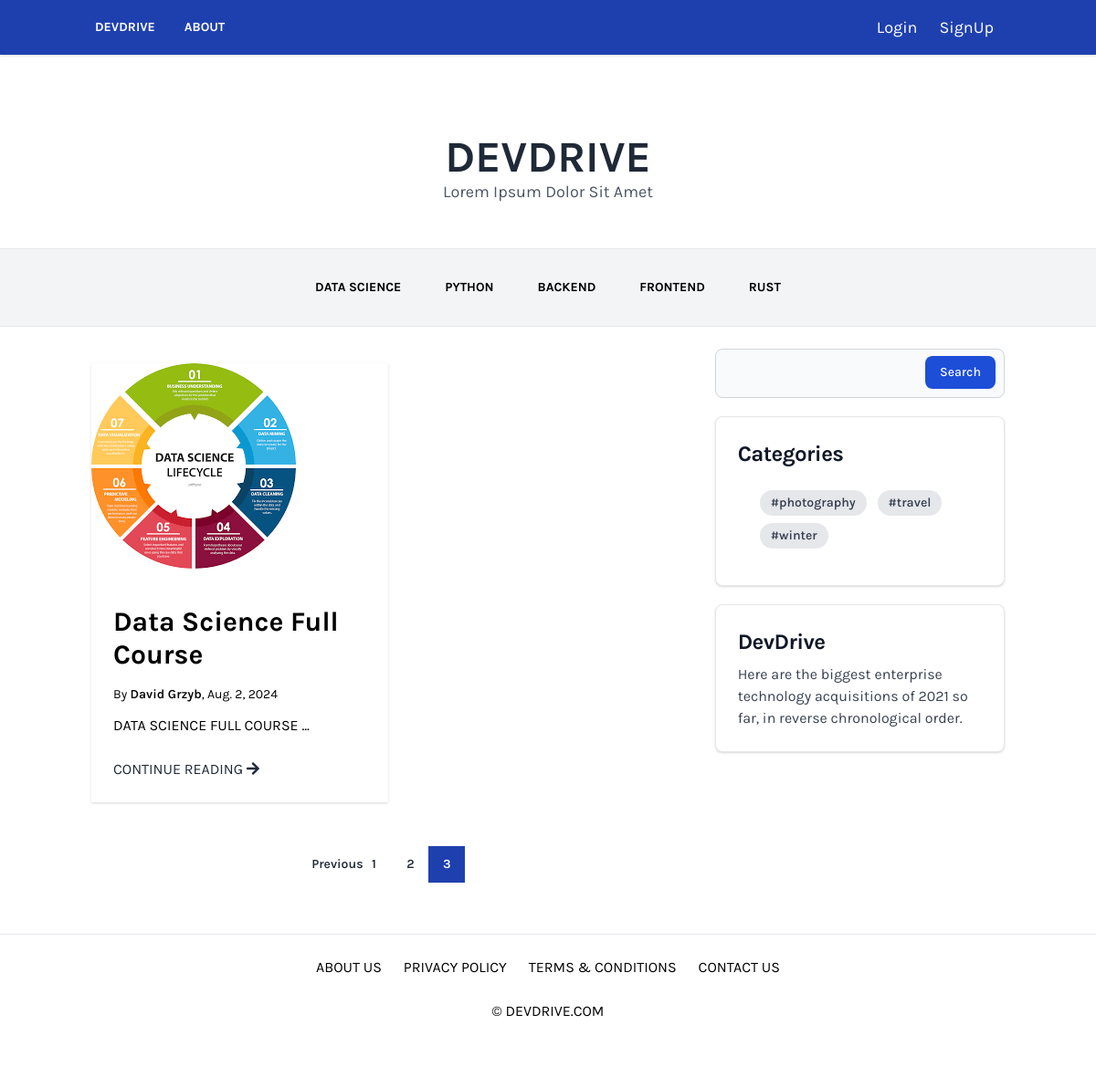
The app's page /?page=3, older data.
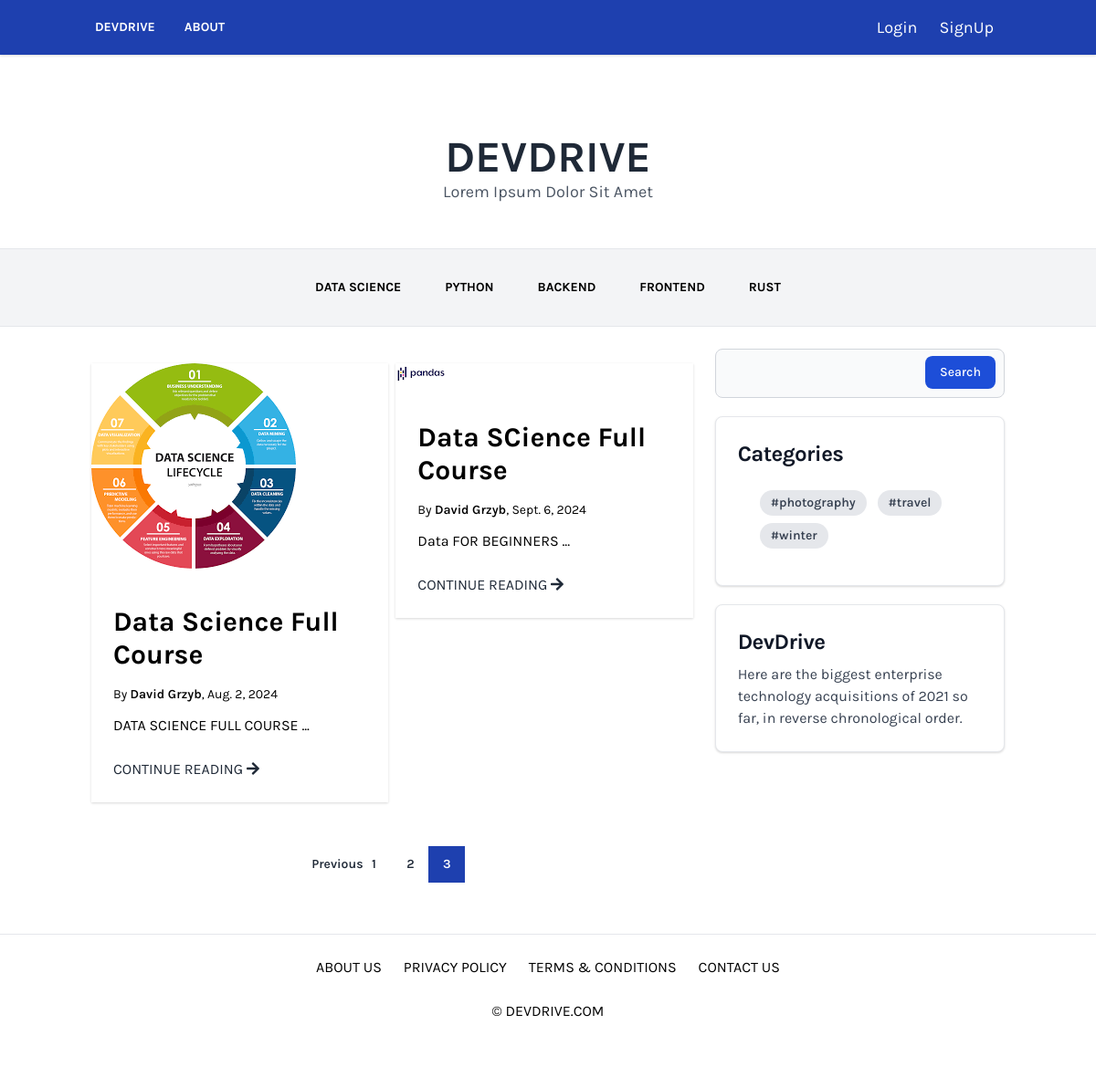
The same page, newer data.
### blogapp/models.py (models this page shows, shortened)
class Category(models.Model):
    title = models.CharField(max_length=25)

class Blog(models.Model):
    user = models.ForeignKey(settings.AUTH_USER_MODEL, on_delete=models.CASCADE, blank=True, null=True, related_name="blogs")
    title = models.CharField(max_length=50, unique=True)
    slug = models.SlugField()
    body = models.TextField()
    thumpnail = models.ImageField(upload_to="img")
    created = models.DateField(auto_now_add=True)
    updated = models.DateField(auto_now=True)
    is_important = models.BooleanField(default=False)
    featured = models.BooleanField(default=False)
    category = models.ForeignKey(Category, on_delete=models.CASCADE, blank=True, null=True, related_name="blogs")

### blogapp/views.py (the view)
# urls.py: path('', views.index, name="index"),
def index(request):
    keyword = request.GET.get("search")
    msg=None
    paginator = None
    featured_blog = Blog.objects.get(featured=True)
    if keyword:
        blogs = Blog.objects.filter(Q(title__icontains=keyword) | Q(body__icontains=keyword) |
                                    Q(category__title__icontains=keyword))
        if blogs.exists():
            paginator = Paginator(blogs, 4)
            blogs = paginator.page(1)
        else:
            msg = "There is no article with the keyword"
            featured_blog = None
    else:
        blogs = Blog.objects.filter(featured=False)
        paginator = Paginator(blogs, 4)
        page = request.GET.get("page")
        try:
            blogs = paginator.page(page)
        except PageNotAnInteger:
            blogs = paginator.page(1)
        except EmptyPage:
            blogs = paginator.page(paginator.num_pages)
    categories = Category.objects.all()
    context = {"blogs":blogs, "msg":msg, "paginator": paginator, "cats": categories}
    return render(request, "blogapp/index.html", context)

### blogapp/templates/blogapp/index.html (shortened to what this page needs)
{% extends "base.html" %}
{% block content %}
    <header class="w-full container mx-auto">
        <div class="flex flex-col items-center py-12">
            <a class="font-bold text-gray-800 uppercase hover:text-gray-700 text-5xl" href="#">
                DevDrive
            </a>
            <p class="text-lg text-gray-600">
                Lorem Ipsum Dolor Sit Amet
            </p>
        </div>
    </header>
    <nav class="w-full py-4 border-t border-b bg-gray-100" x-data="{ open: false }">
        <div :class="open ? 'block': 'hidden'" class="w-full flex-grow sm:flex sm:items-center sm:w-auto">
            <div class="w-full container mx-auto flex flex-col sm:flex-row items-center justify-center text-sm font-bold uppercase mt-0 px-6 py-2">
                {% for cat in cats %}
                    <a href="#" class="hover:bg-gray-400 rounded py-2 px-4 mx-2">{{cat.title}}</a>
                {% endfor %}
            </div>
        </div>
    </nav>
    <div class="container mx-auto flex flex-wrap py-6">
        <section class="w-full md:w-2/3 flex flex-col items-center px-3">
            <div class="grid grid-cols-2 gap-2">
                {% for blog in blogs %}
                <div>
                    <article class="flex flex-col shadow my-4">
                        <a href="#" class="hover:opacity-75">
                            <img src="{{blog.thumpnail.url}}">
                        </a>
                        <div class="bg-white flex flex-col justify-start p-6">
                            <a href="#" class="text-blue-700 text-sm font-bold uppercase pb-4">{{blog.catgeory}}</a>
                            <a href="#" class="text-3xl font-bold hover:text-gray-700 pb-4">{{blog.title}}</a>
                            <p href="#" class="text-sm pb-3">
                                By <a href="#" class="font-semibold hover:text-gray-800">David Grzyb</a>, {{blog.created}}
                            </p>
                            <a href="#" class="pb-6"> {{blog.body|truncatechars:"180"}} ...</a>
                            <a href="{% url 'detail' blog.slug %}" class="uppercase text-gray-800 hover:text-black">Continue Reading <i class="fas fa-arrow-right"></i></a>
                        </div>
                    </article>
                </div>
                {% endfor %}
            </div>
            <div class="flex items-center py-8">
                {% if blogs.has_previous %}
                    <a href="?page={{blogs.previous_page_number}}" class="h-10 w-10 font-semibold text-gray-800  text-sm flex items-center justify-center">
                        Previous</a>
                {% endif %}
                {% for page in paginator.page_range %}
                    {% if page == blogs.number %}
                        <a href="?page={{page}}" class="h-10 w-10 bg-blue-800 hover:bg-blue-600 font-semibold text-white text-sm flex items-center justify-center">{{page}}</a>
                    {% else %}
                    <a href="?page={{page}}" class="h-10 w-10 font-semibold text-gray-800 hover:bg-blue-600 hover:text-white text-sm flex items-center justify-center">{{page}}</a>
                    {% endif %}
                {% endfor %}
            </div>
        </section>
        <aside class="w-full md:w-1/3 flex flex-col items-center px-3">
                <div class="col-lg-2">
                    <form action="" >
                        <div class="relative">
                            <input name="search" type="search" id="search" class="block w-full p-4 ps-10 text-sm text-gray-900 border border-gray-300 rounded-lg bg-gray-50 focus:ring-blue-500 focus:border-blue-500 dark:bg-gray-700 dark:border-gray-600 dark:placeholder-gray-400 dark:text-white dark:focus:ring-blue-500 dark:focus:border-blue-500" placeholder="" required />
                            <button type="submit" class="text-white absolute end-2.5 bottom-2.5 bg-blue-700 hover:bg-blue-800 focus:ring-4 focus:outline-none focus:ring-blue-300 font-medium rounded-lg text-sm px-4 py-2 dark:bg-blue-600 dark:hover:bg-blue-700 dark:focus:ring-blue-800">Search</button>
                        </div>
                    </form>
                    <div  class="block mt-5 max-w-sm p-6 bg-white border border-gray-200 rounded-lg shadow  dark:bg-gray-800 dark:border-gray-700 dark:hover:bg-gray-700">
                        <h5 class="mb-2 text-2xl font-bold tracking-tight text-gray-900 dark:text-white">Categories</h5>
                        <div class="px-6 pt-4 pb-2">
                            <a> <span class="inline-block bg-gray-200 rounded-full px-3 py-1 text-sm font-semibold text-gray-700 mr-2 mb-2">#photography</span></a>
                            <span class="inline-block bg-gray-200 rounded-full px-3 py-1 text-sm font-semibold text-gray-700 mr-2 mb-2">#travel</span>
                            <span class="inline-block bg-gray-200 rounded-full px-3 py-1 text-sm font-semibold text-gray-700 mr-2 mb-2">#winter</span>
                        </div>
                    </div>
                    <div  class="block mt-5 max-w-sm p-6 bg-white border border-gray-200 rounded-lg shadow hover:bg-gray-100 dark:bg-gray-800 dark:border-gray-700 dark:hover:bg-gray-700">
                        <h5 class="mb-2 text-2xl font-bold tracking-tight text-gray-900 dark:text-white">DevDrive</h5>
                        <p class="font-normal text-gray-700 dark:text-gray-400">Here are the biggest enterprise technology acquisitions of 2021 so far, in reverse chronological order.</p>
                    </div>
                </div>
        </aside>
    </div>
    {% endblock content %}

### templates/base.html (shortened to what this page needs)
{% load static %}
<!DOCTYPE html>
<html lang="en">
<head>
    <link href="{% static 'src/styles.css' %}" rel="stylesheet">
    <link href="https://cdnjs.cloudflare.com/ajax/libs/tailwindcss/2.2.19/tailwind.min.css" rel="stylesheet">
</head>
<body class="bg-white font-family-karla">
    <nav class="w-full py-4 bg-blue-800 shadow">
        <div class="w-full container mx-auto flex flex-wrap items-center justify-between">
            <nav>
                <ul class="flex items-center justify-between font-bold text-sm text-white uppercase no-underline">
                    <li><a class="hover:text-gray-200 hover:underline px-4" href="http://127.0.0.1:8000/">DEVDRIVE</a></li>
                    <li><a class="hover:text-gray-200 hover:underline px-4" href="">About</a></li>
                </ul>
            </nav>
            <div class="flex items-center text-lg no-underline text-white pr-6">
                {% if user.is_authenticated  %}
                    {% comment %} <a class="" href="#">
                    welcome {{user.username}}!
                    </a>
                    <a class="pl-6" href="{% url 'signout'  %}">
                        Logout
                    </a> {% endcomment %}
                    <a class="pl-6" href="{% url 'create-article'  %}">
                        Create Article
                    </a>
                    <a class="pl-6" href="#">
                        <button id="dropdownDefaultButton" data-dropdown-toggle="dropdown" class="text-white bg-blue-700 hover:bg-blue-800 focus:ring-4 focus:outline-none focus:ring-blue-300 font-medium rounded-lg text-sm px-5 py-2.5 text-center inline-flex items-center dark:bg-blue-600 dark:hover:bg-blue-700 dark:focus:ring-blue-800" type="button">welcome {{user.username}}! <svg class="w-2.5 h-2.5 ms-3" aria-hidden="true" xmlns="http://www.w3.org/2000/svg" fill="none" viewBox="0 0 10 6">
                        <path stroke="currentColor" stroke-linecap="round" stroke-linejoin="round" stroke-width="2" d="m1 1 4 4 4-4"/>
                        </svg>
                        </button>
                        <div id="dropdown" class="z-10 hidden bg-white divide-y divide-gray-100 rounded-lg shadow w-44 dark:bg-gray-700">
                            <ul class="py-2 text-sm text-gray-700 dark:text-gray-200" aria-labelledby="dropdownDefaultButton">
                            <li>
                                <a href="#" class="block px-4 py-2 hover:bg-gray-100 dark:hover:bg-gray-600 dark:hover:text-white">Dashboard</a>
                            </li>
                            <li>
                                <a href="{% url 'profile'  %}" class="block px-4 py-2 hover:bg-gray-100 dark:hover:bg-gray-600 dark:hover:text-white">Profile</a>
                            </li>
                            {% comment %} <li>
                                <a href="#" class="block px-4 py-2 hover:bg-gray-100 dark:hover:bg-gray-600 dark:hover:text-white">Earnings</a>
                            </li>  {% endcomment %}
                            <li>
                                <a href="{% url 'signout'  %}" class="block px-4 py-2 hover:bg-gray-100 dark:hover:bg-gray-600 dark:hover:text-white">Sign out</a>
                            </li>
                            </ul>
                        </div>
                    </a>
                {% else %}
                    <a class="pl-6" href="{% url 'signin'  %}">
                        Login
                    </a>
                    <a class="pl-6" href="{% url 'signup'  %}">
                        SignUp
                    </a>
                {% endif %}
            </div>
        </div>
    </nav>
    <div class="grid grid-cols-6 gap-4 py-5">
    </div>
     {% block content %}{% endblock content %}
    <footer class="w-full border-t bg-white pb-12">
        <div class="w-full container mx-auto flex flex-col items-center">
            <div class="flex flex-col md:flex-row text-center md:text-left md:justify-between py-6">
                <a href="#" class="uppercase px-3">About Us</a>
                <a href="#" class="uppercase px-3">Privacy Policy</a>
                <a href="#" class="uppercase px-3">Terms & Conditions</a>
                <a href="#" class="uppercase px-3">Contact Us</a>
            </div>
            <div class="uppercase pb-6">&copy; devdrive.com</div>
        </div>
    </footer>
</body>
</html>

### templates/base.html (style rules this page uses)
.font-family-karla { font-family: karla; }

Row changes from the older to the newer data that the page shows:
added Blog: thumpnail (picture), title "Data SCience Full Course", created "Sept. 6, 2024", body "Data FOR BEGINNERS"
